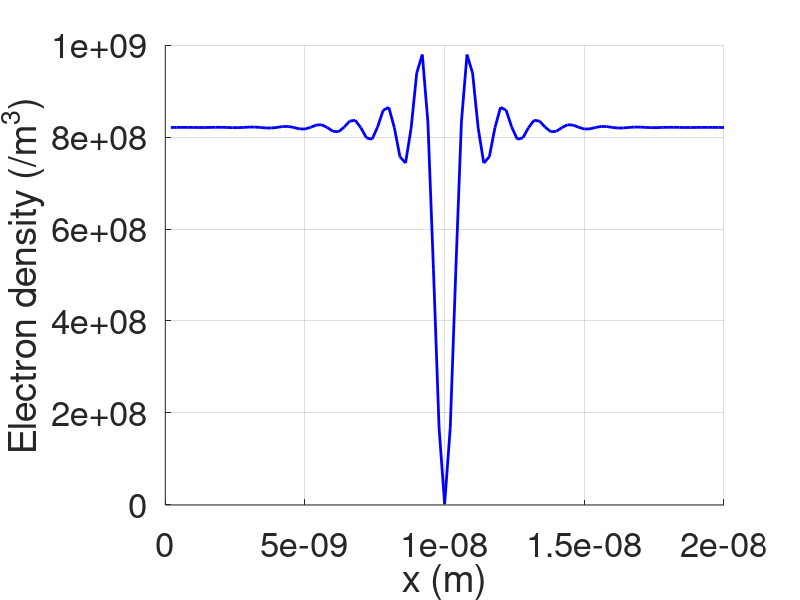

Reproduce this figure in MATLAB.
clear all
close all

%Constants (all MKS, except energy which is in eV)
hbar = 1.055e-34;
m = 9.110e-31;
q = 1.602e-19;
mu = 0.25;
kT = 0.025;% 0.025 for Part (c),(e) and 0.0025 for Part (d),(f)

% Lattice
Np = 100;
a = 2e-10;
X = a*[1:1:Np];t0=(hbar^2)/(2*m*(a^2))/q;
U = linspace(0,0,Np);

T = (2*t0*diag(ones(1,Np)))-(t0*diag(ones(1,Np-1),1))-(t0*diag(ones(1,Np-1),-1));
T(1,Np) = -t0;
T(Np,1) = -t0; %Periodic boundary conditions for Parts (d), (f)
U(Np/2) = U(Np/2)+10; %Impurity potential with Parts (d), (f)

[V,D] = eig(T+diag(U));
E = sort(diag(D)');

D = diag(D) - mu;
rho = 1./(1+exp(D./kT));
rho = V*diag(rho)*V';
rho = diag(rho)/a;

hold on
grid on
%h=plot(E,'b');h=plot(mu*ones(Np/2,1),'b');% Part (b)
h = plot(X,rho,'b'); % Part (c)-(f)
set(h, 'linewidth', [2.0])
set(gca, 'Fontsize', [25])
grid on
%xlabel('Eigenvalues number');% Part (b)
%ylabel('Energy (eV)');% Part (b)
xlabel('x (m)');% Part (c)-(f)
ylabel('Electron density (/m^3)');% Part (c)-(f)
%axis([0 100 0 4]);% Part (b)
axis([0 2e-8 0 1e9]);% Part (c)-(f)
